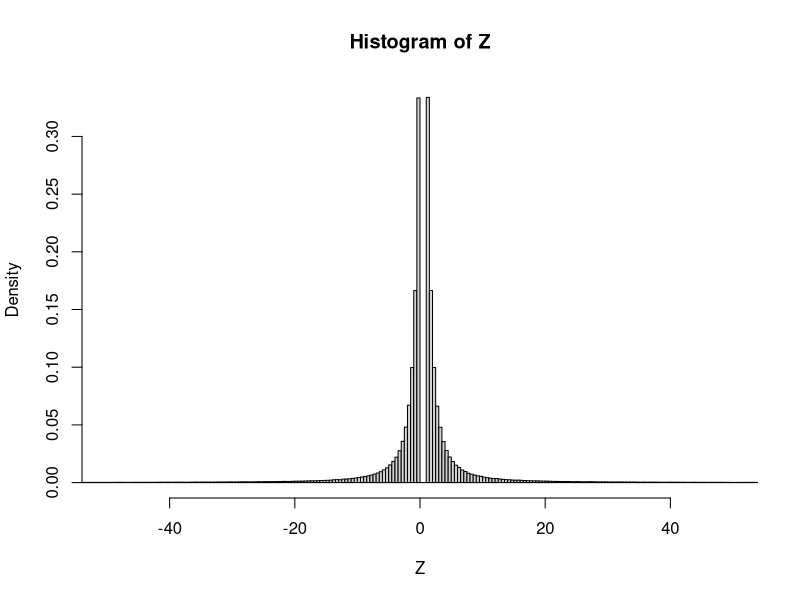

Source code (R):
  # Homework 7
  # Anna Moeller 
  # 11/2/2018

  # Additional problems

  # Number 1
  

  # Number 3
  n <- 1000000
  X <- runif(n)
  Y <- runif(n)
  Z <- X/(X-Y)
  hist(Z, breaks = 1000000, xlim = c(-50, 50), freq = F)
  